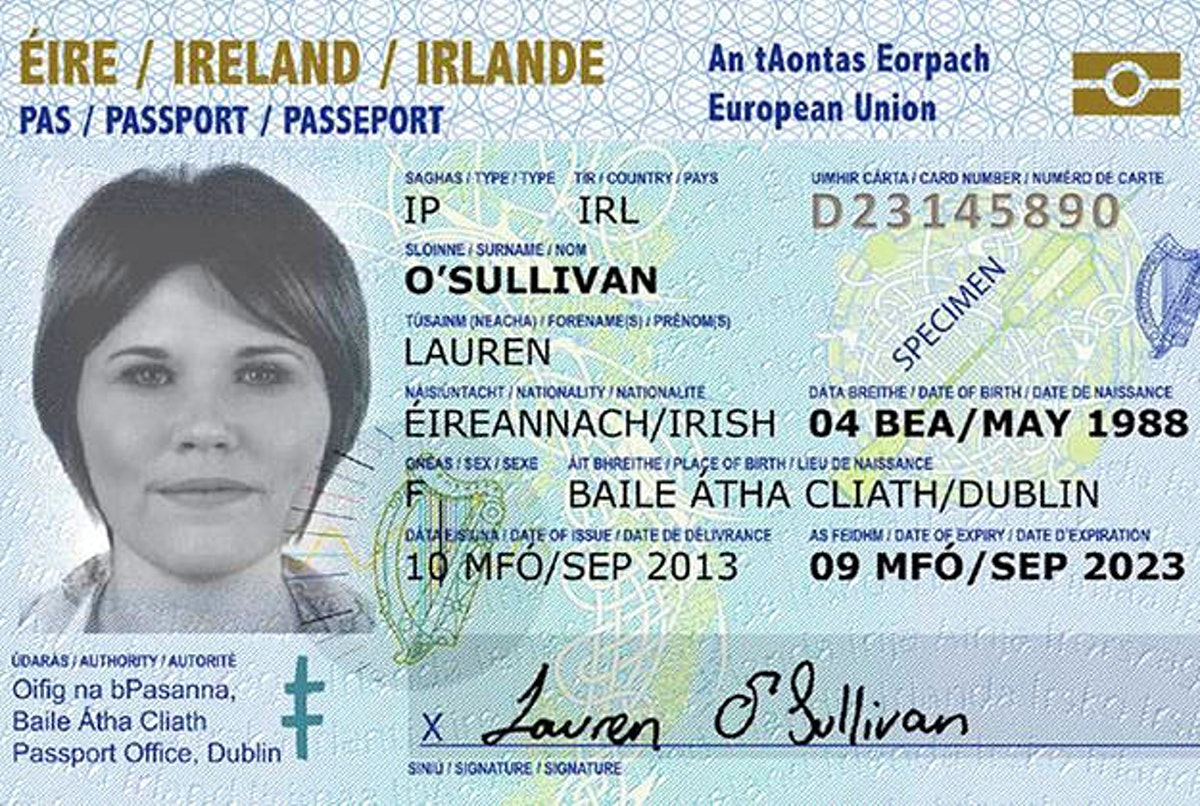
#> input picture images/irish_passport.jpg, 1200 x 806 px
$ python watershed.py
#> lines starting #> are read from the running program, lines starting #| are printed output that depends on the picture; after the words box and inside, x2 and y2 are one past the last pixel; in counts of white or black regions, pixels touching at a corner belong together
import numpy as np
import cv2
from matplotlib import pyplot as plt

img = cv2.imread('../images/irish_passport.jpg')
#> img is the input picture: shape (806, 1200, 3); mean B, G, R 198.6, 195.2, 179.4
gray = cv2.cvtColor(img, cv2.COLOR_BGR2GRAY)

# apply thresholding to divide image into two regions, black and white

ret, thresh = cv2.threshold(gray, 0, 255,
                            cv2.THRESH_BINARY_INV | cv2.THRESH_OTSU)
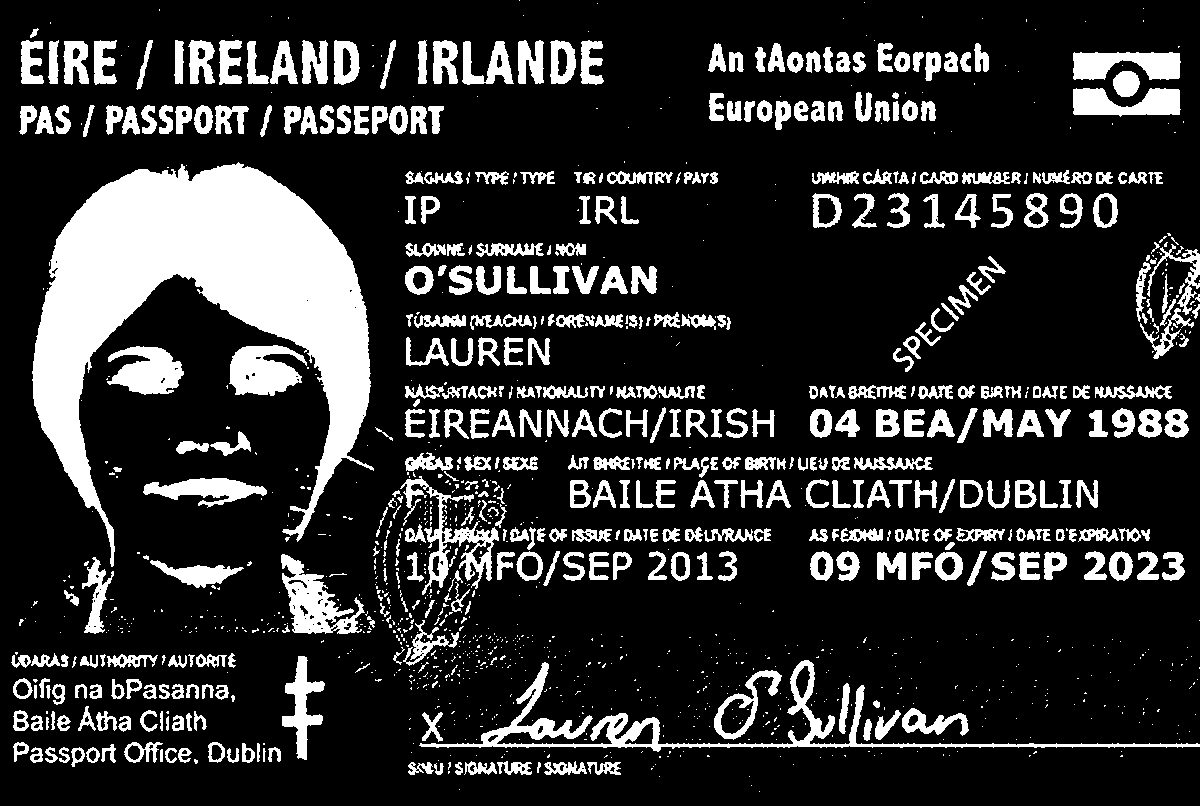
#> thresh: shape (806, 1200); 18.7% white; 1340 white regions (871 under 20 px), largest, box (x1, y1, x2, y2) and area: (32, 162, 374, 567) 53713, (419, 660, 1200, 752) 7106, (281, 554, 365, 634) 2911
#> ret = 152

# denoise with morphological transformation

# open operation, which consists of an erosion step followed by a dilation step. The open operation makes big white regions swallow up little black regions (noise), while leaving big black regions (real objects) relatively unchanged.
kernel = np.ones((3,3), np.uint8)
opening = cv2.morphologyEx(thresh, cv2.MORPH_OPEN, kernel,
                           iterations = 2)
#> opening: shape (806, 1200); 12.9% white; 394 white regions, largest, box (x1, y1, x2, y2) and area: (33, 164, 370, 534) 52910, (230, 345, 297, 395) 2531, (112, 347, 183, 394) 2335

# Find the sure background region
sure_bg = cv2.dilate(opening, kernel, iterations=3)
#> sure_bg: shape (806, 1200); 22.1% white; 211 white regions, largest, box (x1, y1, x2, y2) and area: (30, 161, 373, 537) 62695, (1070, 50, 1183, 118) 7160, (187, 38, 330, 87) 6094

# Find the sure foreground region
dist_transform = cv2.distanceTransform(opening,cv2.DIST_L2,5)
ret, sure_fg = cv2.threshold(
        dist_transform, 0.7*dist_transform.max(), 255, 0)
#> sure_fg: shape (806, 1200) float32; 0.43% white; 1 white region, box (x1, y1, x2, y2) and area: (102, 212, 292, 279) 4199
#> ret = 46.59
sure_fg = sure_fg.astype(np.uint8)


# Find the unknown region.
unknown = cv2.subtract(sure_bg, sure_fg)
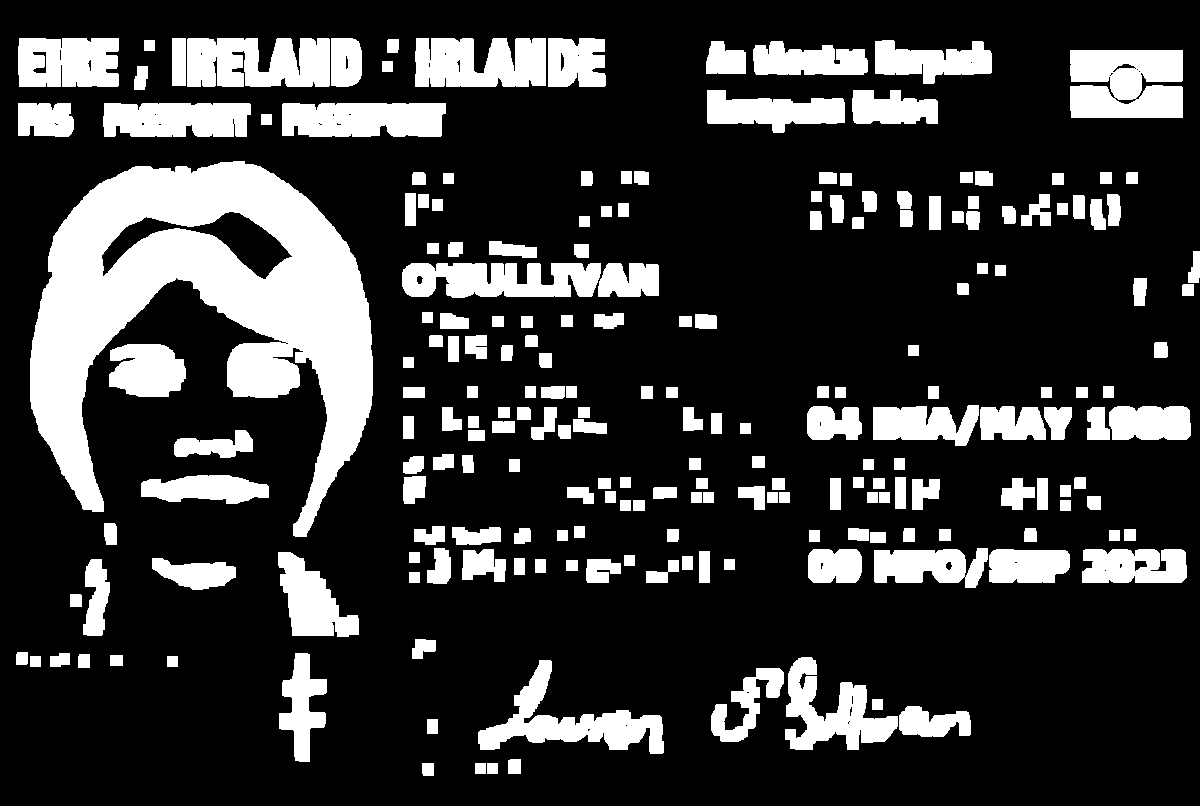
#> unknown: shape (806, 1200); 21.6% white; 211 white regions, largest, box (x1, y1, x2, y2) and area: (30, 161, 373, 537) 58496, (1070, 50, 1183, 118) 7160, (187, 38, 330, 87) 6094

# Label the foreground objects.
ret, markers = cv2.connectedComponents(sure_fg)
#> ret = 2

# Add one to all labels so that sure background is not 0, but 1.
markers += 1

# Label the unknown region as 0.
markers[unknown==255] = 0
#> markers: shape (806, 1200) int32; 3 distinct labels, from 0 to 2


markers = cv2.watershed(img, markers) # cv2.watershed function assigns the label -1 to pixels that are edges between components.
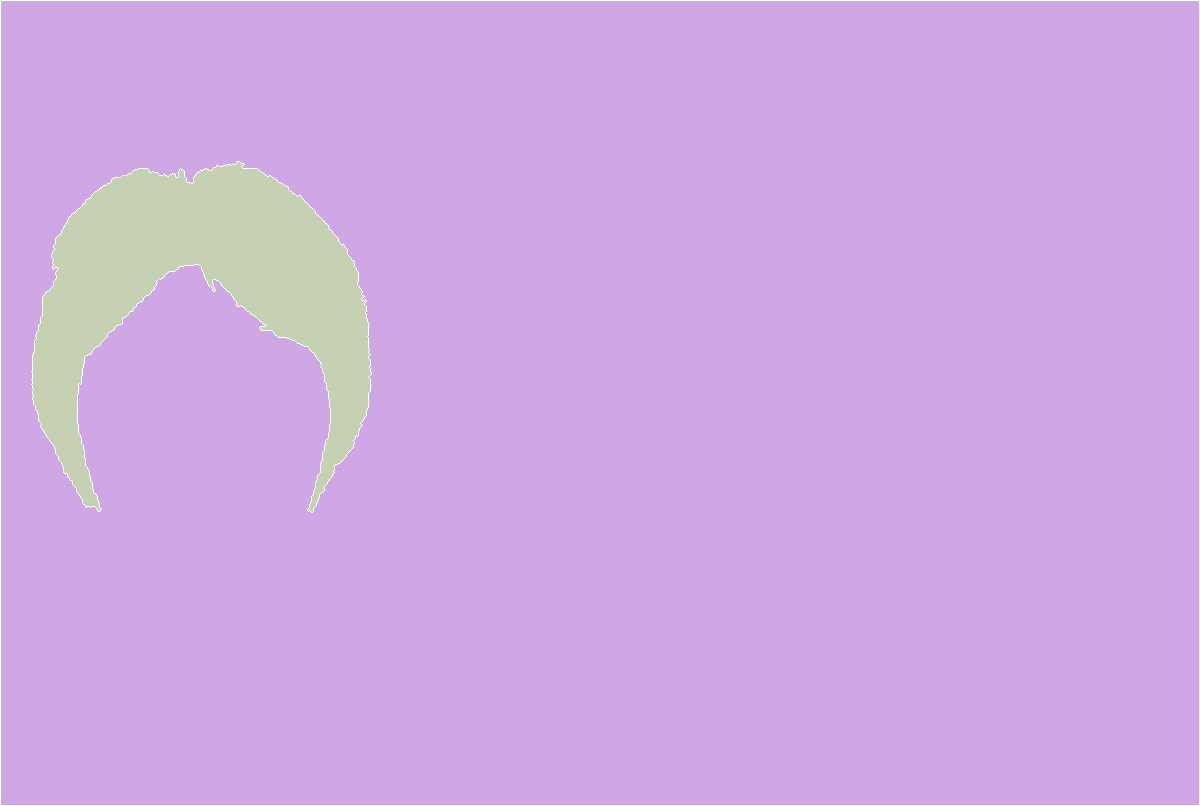
#> markers: shape (806, 1200) int32; 3 distinct labels, from -1 to 2; one colour per label, 0 black, -1 white
img[markers==-1] = [255,0,0] # color these edges blue in the original image
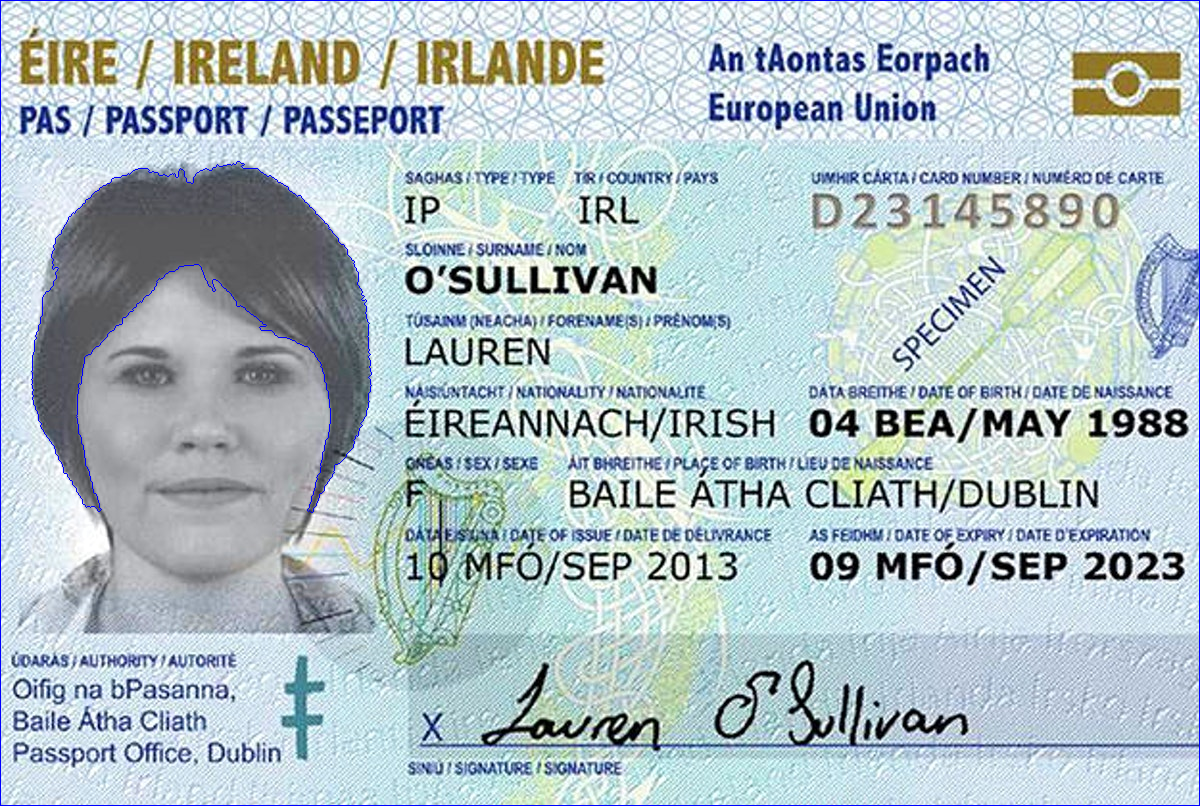
#> img: shape (806, 1200, 3); 0.58% of pixels changed, all inside (x1, y1, x2, y2) = (0, 0, 1200, 806)


# blue dots represent segment edges
plt.imshow(cv2.cvtColor(img, cv2.COLOR_BGR2RGB))
plt.show()
